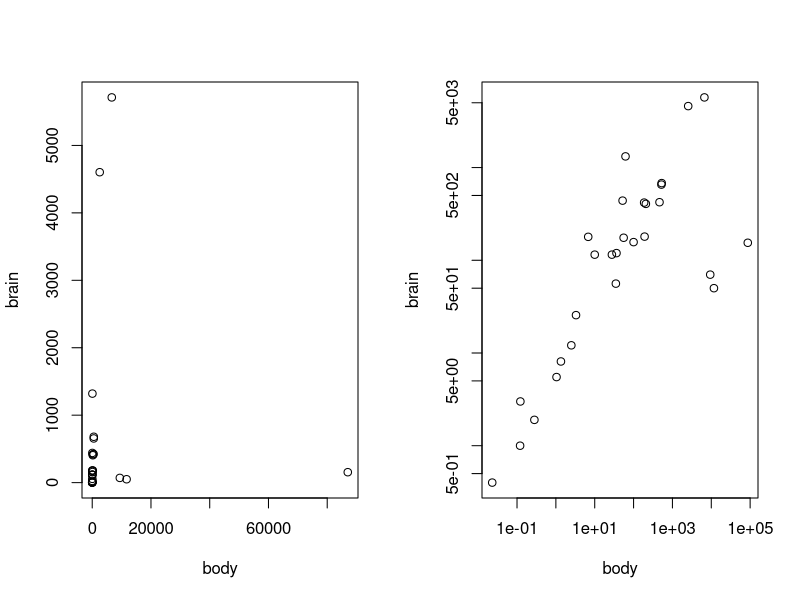
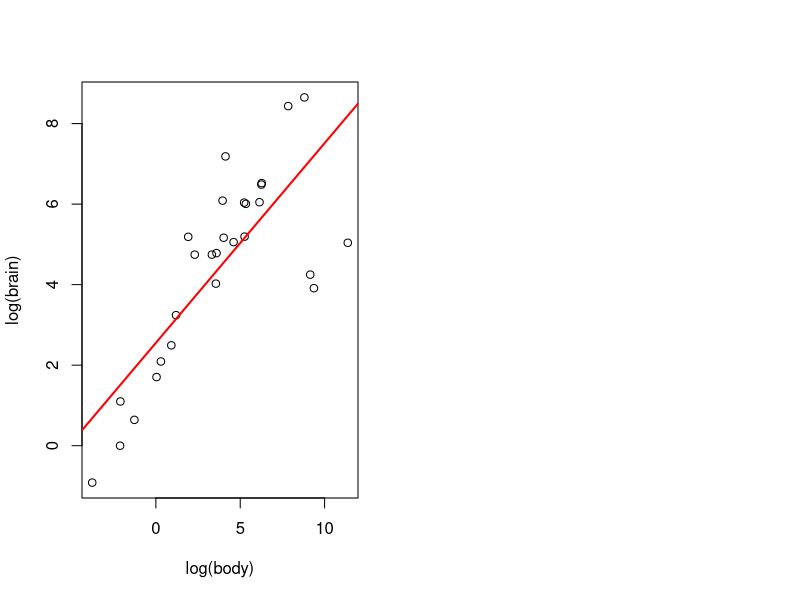

Source code (R) for these figures, in order:
## ---- chunk 1
knitr::opts_chunk$set(echo = TRUE)
## ---- chunk 2
data(Animals, package = "MASS")  # brain and body weights for 28 species of land
head(Animals)                    # animals
## ---- chunk 3
par(mfrow = c(1, 2))  # setup to place the following plots side-by-side
plot(Animals)  # plot the first column (x-axis) vs. the second column (y-axis)
plot(Animals, log = "xy")  # transform both variables by taking the natural log
## ---- chunk 4
slr <- lm(log(brain) ~ log(body), data = Animals)  # fit a simple linear model
summary(slr)  # print a summary of the fitte model
## ---- chunk 5
plot(log(brain) ~ log(body), data = Animals)  # plot the data
abline(slr, col = "red", lwd = 2)  # plot the fitted regression line
